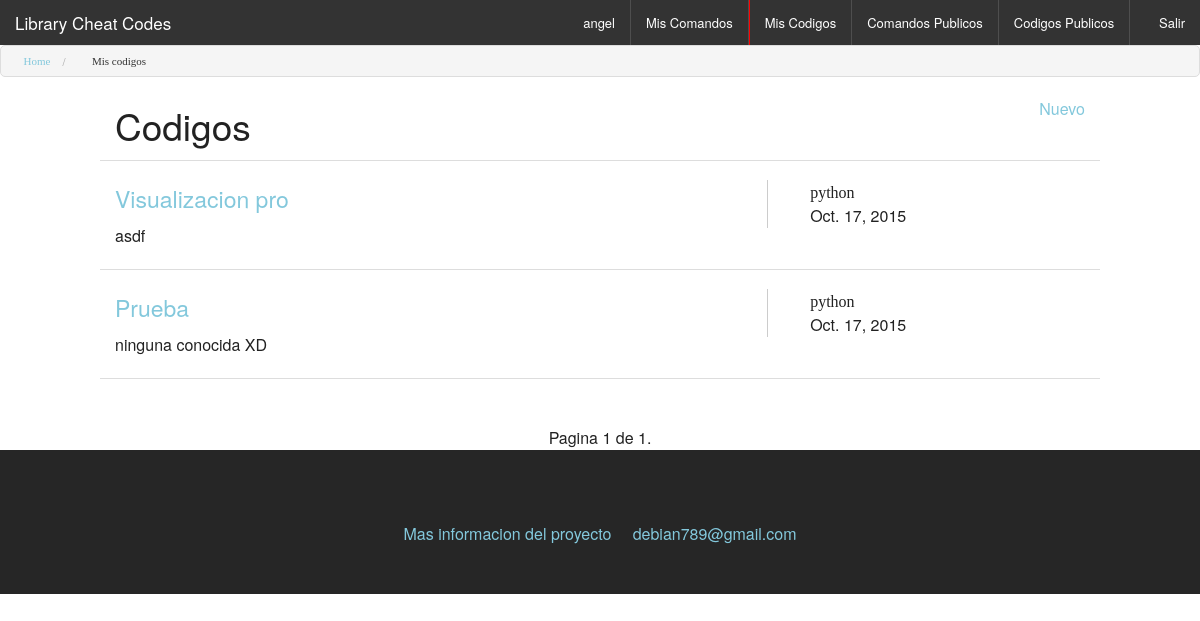
Before: /codigos/ (signed in) with the older database file.
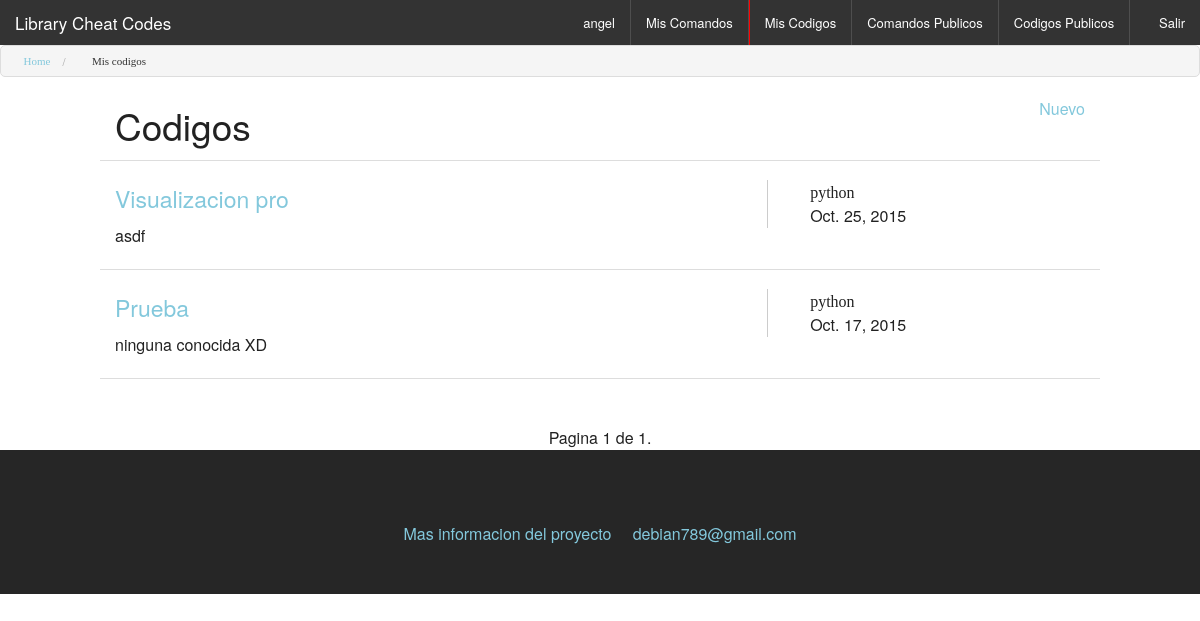
After: the same page with the newer database file.
### codigos/models.py (models this page shows, shortened)
class mdl_codigos(models.Model):
	titulo 		 = models.CharField(max_length=500)
	descripcion  = models.TextField(blank=True)
	links    	 = models.URLField(max_length=300,blank=True)
	lenguaje     = models.ForeignKey(mdl_lenguaje,blank=False)
	archivo      = models.FileField(upload_to='archivoCodigos/',null=True,blank=True)
	codigo 		 = models.TextField()
	usuario      = models.ForeignKey(User)
	favorito     = models.BooleanField(default=False,blank=False)
	fechaIngreso = models.DateField(auto_now = True)
	estado       = models.BooleanField(default = False)
	class Meta:
		verbose_name = ('Codigo')
		verbose_name_plural = ('Codigos')

### elementos_comunes/models.py (models this page shows)
class mdl_lenguaje(models.Model):
	nombre = models.CharField(max_length = 300)
	class Meta:
		verbose_name = ('Lenguaje')
		verbose_name_plural = ('Lenguajes')
	def __unicode__(self):
		return self.nombre

### codigos/views.py (the view)
# urls.py: url(r'^codigos/$','view_codigos', name = 'codigos'),
@login_required
def view_codigos(request):
	if request.method == 'POST':
		formularioBusqueda = frm_codigos_busqueda(request.POST)
		if formularioBusqueda.is_valid():
			usuario = User.objects.select_related().get(id=request.user.id)
			codigos = mdl_codigos.objects.select_related().filter(usuario=usuario).order_by('-id')
			if formularioBusqueda.cleaned_data['busqueda']:
				codigos = codigos.filter( Q(titulo__icontains=formularioBusqueda.cleaned_data['busqueda']) | Q(descripcion__icontains=formularioBusqueda.cleaned_data['busqueda']) )
			else:
				pass
			if formularioBusqueda.cleaned_data['lenguaje']  :
				codigos = codigos.filter(lenguaje=formularioBusqueda.cleaned_data['lenguaje'])
			else:
				pass
			if formularioBusqueda.cleaned_data['adjunto']:
				codigos = codigos.filter(archivo__isnull=False).exclude(archivo__exact='')
				print "busqueda por adjunto "
			else:
				pass
			paginator = Paginator(codigos,20)
			page = request.POST.get('page')
			try:
				contacts = paginator.page(page)
			except PageNotAnInteger:
				contacts = paginator.page(1)
			except EmptyPage:
				contacts = paginator.page(paginator.num_pages)
			porFormulario=True
			contexto = {"codigos":contacts,"formularioBusqueda":formularioBusqueda,"porFormulario":porFormulario}
		else:
			usuario = User.objects.select_related().get(id=request.user.id)
			codigos = mdl_codigos.objects.select_related().filter(usuario=usuario).order_by('-id')
			formularioBusqueda = frm_codigos_busqueda()
			paginator = Paginator(codigos,20)
			page = request.POST.get('page')
			try:
				contacts = paginator.page(page)
			except PageNotAnInteger:
				contacts = paginator.page(1)
			except EmptyPage:
				contacts = paginator.page(paginator.num_pages)
			porFormulario=True
			contexto = {"codigos":contacts,"formularioBusqueda":formularioBusqueda,"porFormulario":porFormulario}
		return render(request,"codigos.html",contexto)
	else:
		usuario = User.objects.select_related().get(id=request.user.id)
		codigos = mdl_codigos.objects.select_related().filter(usuario=usuario).order_by('-id')
		formularioBusqueda = frm_codigos_busqueda()
		paginator = Paginator(codigos,20)
		page = request.GET.get('page')
		try:
			contacts = paginator.page(page)
		except PageNotAnInteger:
			contacts = paginator.page(1)
		except EmptyPage:
			contacts = paginator.page(paginator.num_pages)
		contexto = {"codigos":contacts,"formularioBusqueda":formularioBusqueda}
		return render(request,"codigos.html",contexto)

### principal/context_processors.py (called while the page is built)
def menu(request):
    menu = {'menu': [
        {'name': 'Mis Comandos ', 'url':reverse('comandos')},
        {'name': 'Mis Codigos ', 'url': reverse('codigos')},
        {'name': 'Comandos Publicos ', 'url':reverse('comandos_publicos')},
        {'name': 'Codigos Publicos', 'url': reverse('codigos_publicos')},
    ]}
    for item in menu['menu']:
        if request.path == item['url']:
            item['active'] = True
    return menu

def menu_publico(request):
    menu = {'menu_publico': [
        {'name': 'Comandos ', 'url':reverse('comandos_publicos')},
        {'name': 'Codigos ', 'url': reverse('codigos_publicos')},
    ]}
    for item in menu['menu_publico']:
        if request.path == item['url']:
            item['active'] = True
    return menu

### codigos/templates/codigos.html (shortened to what this page needs)
{% extends "base.html" %}
{% block contenido %}
<ul class="breadcrumbs">
 	 <li><a href="{% url 'inicio' %} " class="icon-home3">Home</a></li>
	{% if user.is_authenticated %}
		<li class="current">	<a href="{% url 'codigos' %}" class="activado icon-embed2"> Mis codigos  </a>  </li>
	{% else %}
		<li class="current"><a href="{% url 'codigos_publicos' %}" class="activado"> Codigos </a>  </li>
	{% endif %}
</ul>
<article class="resultadoBusqueda">
<div class="row">
<div class="large-8 column"><h2>Codigos</h2></div>
<div class="large-4 column text-right">
	{% if user.is_authenticated %}
				<a href="{% url 'agregar_codigo'%}" class="opcionNuevo"  data-reveal-id="modalAdministracion" data-reveal >
					 <span class="icon-file-text2"></span> Nuevo</a>
	{% endif %}
</div>
<hr>
	{% if codigos %}
	<div id="itemCollection" class="large-12">
		{% for codigo in codigos %}
		<div class=" "  >
			{% if user.is_authenticated %}
			<div class=" " >
				<div class="large-8 column">
					<h4>
					<a href="{% url 'detalle_codigo' codigo.id  %}">{{ codigo.titulo|truncatechars:140|capfirst }}</a>
					</h4>
					<p >{{ codigo.descripcion|truncatechars:140 }}  </p>
				</div>
				<div class="large-4 column"  style="border-left:1px solid #ccc  ">
		<div class="large-6 small-6 column"> <span class="icon-leaf">{{codigo.lenguaje }}</span></div>
		<div class="large-1 small-1 column">
			<a href="{% url 'editar_codigo' codigo.id %}" class=" icon-pencil2 opcionEditar" data-reveal-id="modalAdministracion" data-reveal ></a>
		</div>
		<div class="large-1 small-1 column">
			{% if codigo.archivo %}
				<a href="{{MEDIA_URL}}/{{codigo.archivo}} " class=" icon-attachment " target="blank"></a>
			{% else %}
				<span class="icon-attachment"></span>
			{% endif %}
		</div>
		<div class="large-1 small-1 column"><a href="{% url 'codigo_pdf' codigo.id %}" class="icon-file-text">	</a></div>
		<div class="large-1 small-1 column">
			<a href="{% url 'eliminar_codigo' codigo.id %}" class=" icon-bin2" ></a>
			</div>
		<br>
		<div class="large-12 small-12 column"> <span class="icon-calendar"></span>{{codigo.fechaIngreso }}</div>
			</div>
			</div>
			<hr>
			{% endif %}
		</div>
		{% endfor %}
	</div>
	</div>
	{% if not porFormulario %}
	<div class="text-center">
	<br>
	<br>
		<span class="step-links">
			<span class="current">
				Pagina {{ codigos.number }} de {{ codigos.paginator.num_pages }}.
			</span>
		</span>
	</div>
	{% endif %}
	{% endif %}
</article>
{% endblock %}

### templates/base.html (shortened to what this page needs)
{% load static from staticfiles %}
<!doctype html>
<html lang="es">
<head>
	<link rel="stylesheet" href="{% static "foundation/css/foundation.min.css"%}"/>
	<link rel="stylesheet" href="{% static "icomoon/style.css"%}"/>
	<link rel="stylesheet" href="{% static "highlight/styles/androidstudio.css"  %}">
</head>
<body>
	<header>
		<nav class="top-bar" data-topbar="">
			<ul class="title-area">
 				<li class="name"><h1><a href="{% url 'inicio' %}">Library Cheat Codes</a></h1></li>
			</ul>
			<section class="top-bar-section">
 				<ul class="right">
					{% if user.is_authenticated %}
						<li><a href=""> <span class="icon-user"></span> {{ user}} </a></li>
					{% endif %}
					{% include 'menu.html'%}
					{% if user.is_authenticated %}
						<li><a href="{% url 'salir' %}" ><span class="icon-exit"></span> Salir</a></li>
					{% endif %}
				</ul>
			</section>
		</nav>
	</header>
	<section class="contenido">
		{% block contenido%}{% endblock%}
	</section>
	<footer style="background:#262626;" class="text-center">
		<br>
		<br>
		<br>
		<a href="https://github.com/debian789/librarycheatcodes" target="_black">Mas informacion del proyecto <span class=" icon-github3"></span> <span> debian789@gmail.com</span></a>
		<br>
		<br>
		<br>
	</footer>
</body>
</html>

### templates/menu.html (shortened to what this page needs)
{% if user.is_authenticated %}
	{% for item in menu%}
		<li  {% if item.active%} style="border-left: 1px solid red "{% endif %} ><a href="{{ item.url }}">
			{{ item.name }}
		</a></li>
	{% endfor %}
{% endif %}

### principal/static/icomoon/style.css (style rules this page uses)
[class^="icon-"], [class*=" icon-"] { font-family: 'icomoon'; speak: none; font-style: normal; font-weight: normal; font-variant: normal; text-transform: none; line-height: 1; -webkit-font-smoothing: antialiased; -moz-osx-font-smoothing: grayscale; }
.icon-home3:before { content: "\e902"; }
.icon-pencil2:before { content: "\e906"; }
.icon-file-text:before { content: "\e922"; }
.icon-file-text2:before { content: "\e926"; }
.icon-calendar:before { content: "\e953"; }
.icon-user:before { content: "\e971"; }
.icon-leaf:before { content: "\e9a4"; }
.icon-bin2:before { content: "\e9ad"; }
.icon-attachment:before { content: "\e9cd"; }
.icon-exit:before { content: "\ea14"; }
.icon-embed2:before { content: "\ea80"; }
.icon-github3:before { content: "\eab3"; }

Changed rows visible on the page:
changed mdl_codigos "Visualizacion pro": fechaIngreso "Oct. 17, 2015" → "Oct. 25, 2015"
